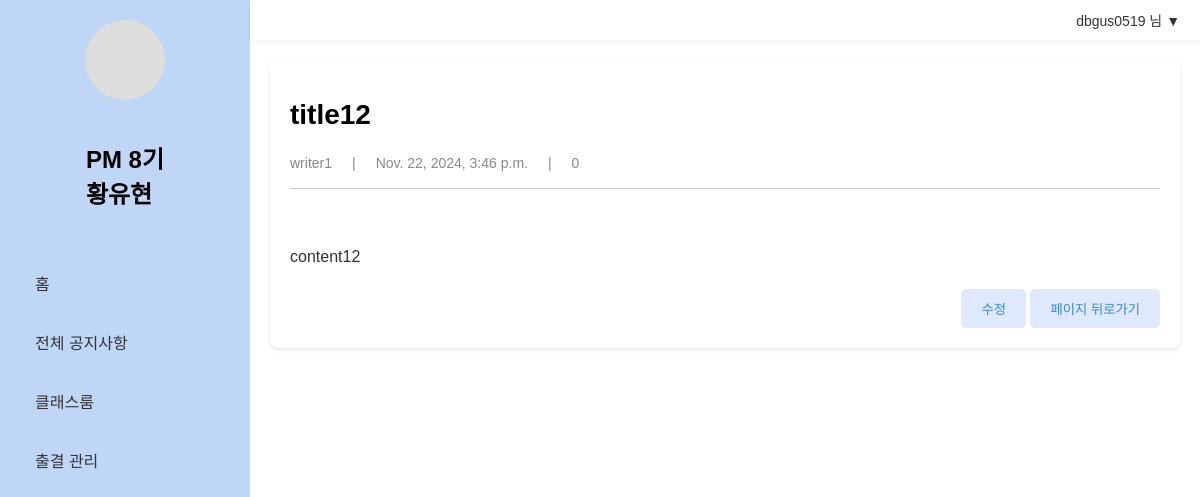
The page /notices/content/1 on the database as committed earlier.
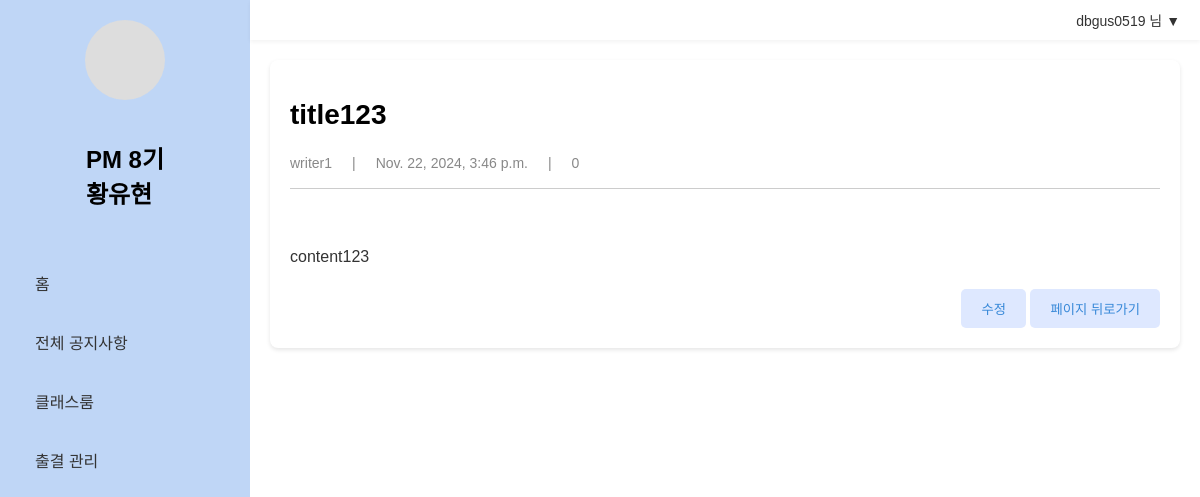
The same page on the database as committed later.
### managementapp/models.py (models this page shows)
class Documents(models.Model):
    title = models.TextField(max_length=300)
    writer = models.CharField(max_length=200)
    content = models.TextField()
    rdate = models.DateTimeField()
    udate = models.DateTimeField()
    view_count = models.IntegerField()

### managementapp/views.py (the view)
# urls.py: path('notices/content/<int:id>',views.notice_content, name='notice_content'),
def notice_content(request,id):
    template = loader.get_template('notice_content.html')
    document=Documents.objects.get(id=id)
    context = {
        'document': document
    }
    return HttpResponse(template.render(context,request))

### managementapp/templates/notice_content.html (shortened to what this page needs)
{% extends "base.html" %}
{% block content %}
<div class="notice-detail-container">
  <h1 class="notice-title">{{document.title}}</h1>
  <div class="notice-info">
    <p>{{document.writer}}</p>
    <p>|</p>
    <p>{{document.rdate}}</p>
    <p>|</p>
    <p>{{document.view_count}}</p>
  </div>
  <br/><br/>
  <div class="notice-content">{{document.content}}</div>
  <div class="button-container">
    <button class="buttons" onclick="location.href='../update/{{document.id}}'">수정</button>
    <button class="buttons" onclick="history.back()">페이지 뒤로가기</button>
  </div>
</div>
{% endblock %}

Rows that differ between the two databases and show on the page:
changed Documents "writer1": title "title12" → "title123"; content "content12" → "content123"
